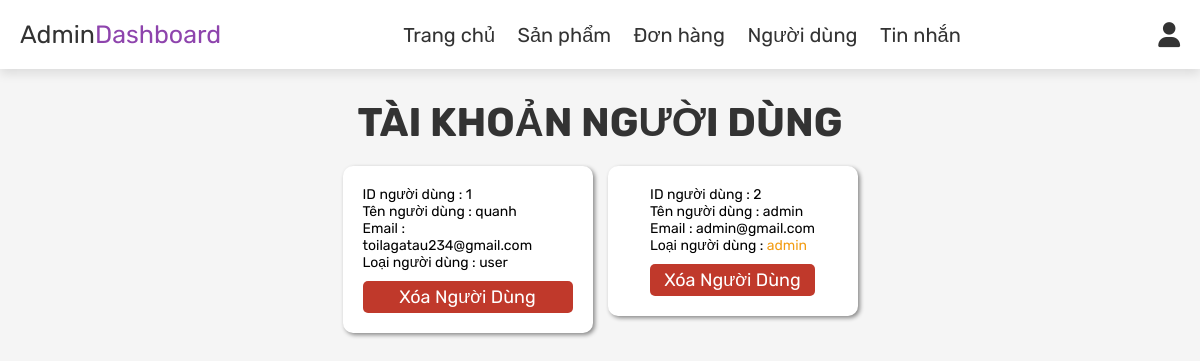
Screenshot of /admin_users.php (signed in) with the database file from the repository.
### tables this page shows
CREATE TABLE `users` (
  `id` int(100) NOT NULL,
  `name` varchar(100) NOT NULL,
  `email` varchar(100) NOT NULL,
  `password` varchar(100) NOT NULL,
  `user_type` varchar(20) NOT NULL DEFAULT 'user'
);

### admin_users.php (the view, shortened to what this page needs)
<?php
include 'config.php';
?>
<!DOCTYPE html>
<html lang="en">
<head>
   <link rel="stylesheet" href="https://cdnjs.cloudflare.com/ajax/libs/font-awesome/6.0.0/css/all.min.css">
   <link rel="stylesheet" href="styles/admin.css">
   <link rel="stylesheet" href="styles/admin/users.css" class="css">
</head>
<body>
<?php include 'admin_header.php'; ?>
<section class="users">
   <h1 class="title"> tài khoản người dùng </h1>
   <div class="box-container">
      <?php
         $select_users = mysqli_query($conn, "SELECT * FROM `users`") or die('query failed');
         while($fetch_users = mysqli_fetch_assoc($select_users)){
      ?>
      <div class="box">
         <p> ID người dùng : <span><?php echo $fetch_users['id']; ?></span> </p>
         <p> Tên người dùng : <span><?php echo $fetch_users['name']; ?></span> </p>
         <p> Email : <span><?php echo $fetch_users['email']; ?></span> </p>
         <p> Loại người dùng : <span style="color:<?php if($fetch_users['user_type'] == 'admin')
            { echo 'var(--orange)'; } ?>"><?php echo $fetch_users['user_type']; ?></span> </p>
         <a href="admin_users.php?delete=<?php echo $fetch_users['id']; ?>
            " onclick="return confirm('delete this user?');" class="delete-btn">xóa người dùng</a>
      </div>
      <?php
         };
      ?>
   </div>
</section>
</body>
</html>

### styles/admin.css (style rules this page uses)
:root { --purple: #8e44ad; --red: #c0392b; --orange: #f39c12; --black: #333; --white: #fff; --light-color: #666; --light-white: #ccc; --light-bg: #f5f5f5; --border: .1rem solid var(--black); --box-shadow: 0 .5rem 1rem rgba(0, 0, 0, .1); }
* { font-family: 'Rubik', sans-serif; margin: 0; padding: 0; box-sizing: border-box; outline: none; border: none; text-decoration: none; transition: all .2s linear; }
html { font-size: 62.5%; overflow-x: hidden; }
body { background-color: var(--light-bg); }
section { padding: 3rem 2rem; }
.title { text-align: center; margin-bottom: 2rem; text-transform: uppercase; color: var(--black); font-size: 4rem; }
.btn, .option-btn, .delete-btn, .white-btn { display: inline-block; margin-top: 1rem; padding: 1rem 3rem; cursor: pointer; color: var(--white); font-size: 1.8rem; border-radius: .5rem; text-transform: capitalize; }
.delete-btn { background-color: var(--red); }
.users .box-container { display: grid; grid-template-columns: repeat(auto-fit, 25rem); justify-content: center; gap: 1.5rem; max-width: 1200px; margin: 0 auto; align-items: flex-start; }

### styles/admin/users.css (style rules this page uses)
.box { background: white; border-radius: 1rem; box-shadow: 2px 2px 4px #888; padding: 2rem; display: grid; justify-content: center; font-size: 1.4em; }
.delete-btn { background-color: var(--red); padding: 0.5rem 1rem; text-align: center; }

### rows the page displays
users: id "1", name "quanh", email "toilagatau234@gmail.com", user_type "user"
users: id "2", name "admin", email "admin@gmail.com", user_type "admin"
